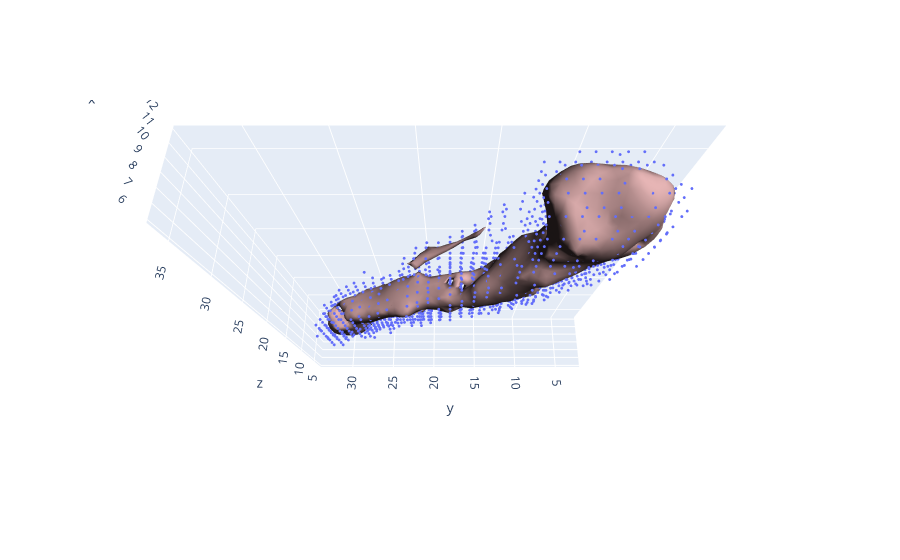

Notebook source saved alongside this figure:
### Code cell
fig = cld.draw(list(SPAM_vols[1][0].values())[0], th_min=0.2)
cld.draw(list(SPAM_meshes[1][0].values())[0], fig=fig)

### Figure 1 — Plotly figure (JSON) as saved in the notebook; plotly's stock layout.template omitted (floating-point values rounded to 4 significant figures; data arrays with more than 128 entries replaced by an {"elided": "..."} marker saying what was removed)
{"data": [{"marker": {"opacity": 1, "size": 1}, "mode": "markers", "type": "scatter3d", "x": {"elided": "1764 int values"}, "y": {"elided": "1764 int values"}, "z": {"elided": "1764 int values"}}, {"color": "rgb(255,200,200)", "i": {"elided": "3352 int values"}, "j": {"elided": "3352 int values"}, "k": {"elided": "3352 int values"}, "lighting": {"ambient": 0.1}, "lightposition": {"x": 0, "y": 0, "z": 0}, "opacity": 1, "type": "mesh3d", "x": {"elided": "1668 float values"}, "y": {"elided": "1668 float values"}, "z": {"elided": "1668 float values"}}], "layout": {"legend": {"itemsizing": "constant"}, "scene": {"aspectmode": "data", "camera": {"eye": {"x": -0.8, "y": 0, "z": 2}}}, "title": {"text": ""}}}
